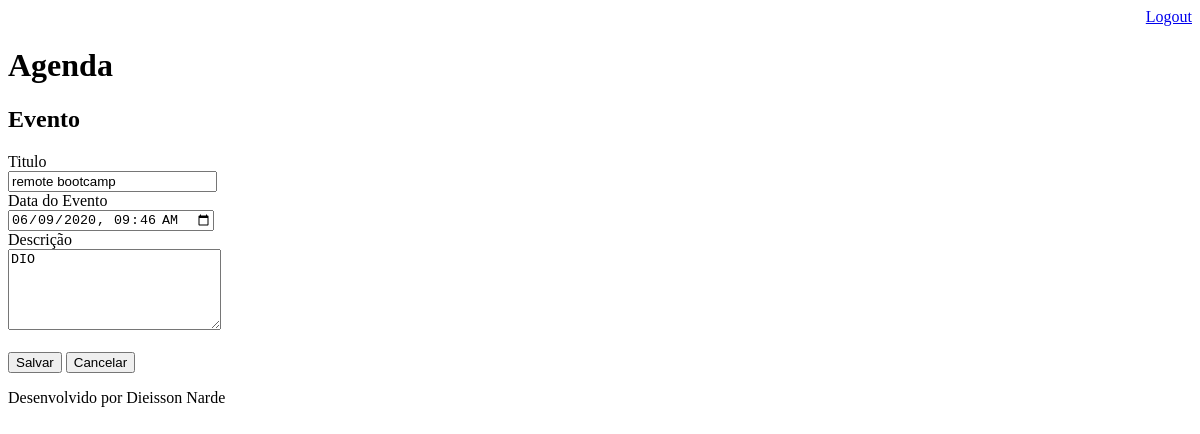
Before: /agenda/evento/?id=3 (signed in) with the older database file.
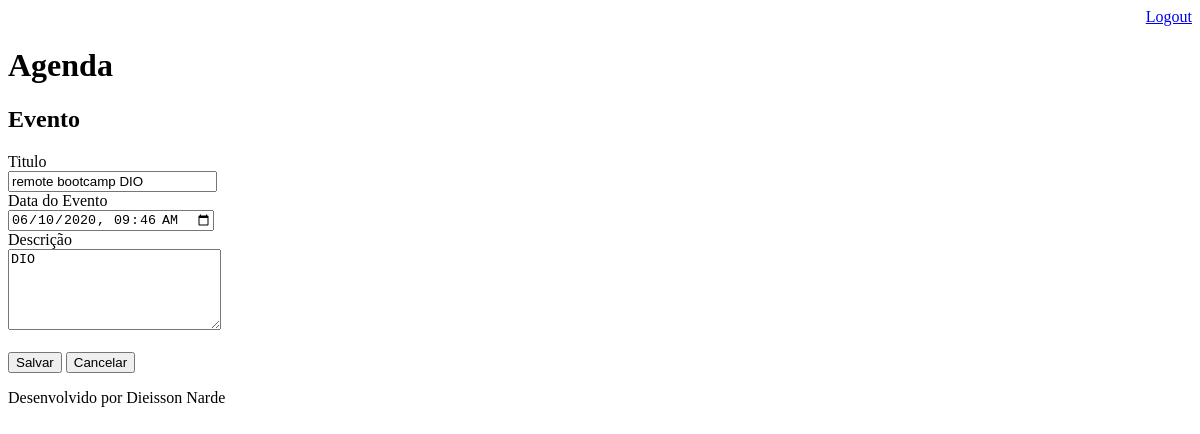
After: the same page with the newer database file.
### core/models.py (models this page shows, shortened)
class Evento(models.Model):
    titulo = models.CharField(max_length=100)
    descricao = models.TextField(blank=True, null=True)
    data_evento = models.DateTimeField(verbose_name='Data do Evento')
    data_criacao = models.DateTimeField(auto_now=True)
    usuario = models.ForeignKey(User, on_delete=models.CASCADE)
    class Meta:
        db_table = 'evento'
    def get_data_input_evento(self):
        return self.data_evento.strftime('%Y-%m-%dT%H:%M')

### core/views.py (the view)
# urls.py: path('agenda/evento/', views.evento),
@login_required(login_url='/login/')
def evento(request):
    id_evento = request.GET.get('id')
    dados = {}
    if id_evento:
        dados['evento'] = Evento.objects.get(id=id_evento)
    return render(request, 'evento.html', dados)

### templates/evento.html (shortened to what this page needs)
{% extends "model-page.html" %}
{% block content %}
<h2>Evento</h2>
<form action="submit" method="POST">{% csrf_token %}
    <label>Titulo</label>
    <br>
    <input type="text" name="titulo" size="23" value="{{ evento.titulo }}">
    <br>
    <label>Data do Evento</label>
    <br>
    <input type="datetime-local" name="data_evento" value="{{ evento.get_data_input_evento }}">
    <br>
    <label>Descrição</label>
    <br>
    <textarea name="descricao" rows="5" cols="24">{{ evento.descricao }}</textarea>
    <br><br>
    <button type="submit">Salvar</button>
    <a href="/">
        <button type="button">Cancelar</button>
    </a>
</form>
{% endblock %}

Changed rows visible on the page:
changed Evento "DIO": titulo "remote bootcamp" → "remote bootcamp DIO"; data_evento "06/09/2020 09:46" → "06/10/2020 09:46"
